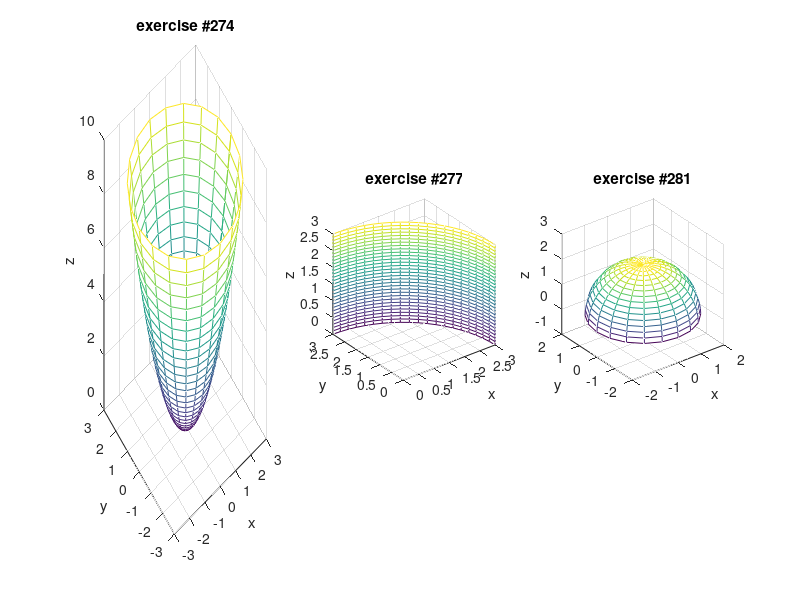

Reproduce this figure in MATLAB.
% SURFACES  Plot parameterized surfaces for
% exercises #274, #277, #281 in section 6.6.

figure('position',[100 200 1000 400])  % wide enough

subplot(1,3,1)
[u,v] = meshgrid(0:.1:3,0:pi/10:2*pi);
mesh(u.*cos(v),u.*sin(v),u.^2)
xlabel x,  ylabel y,  zlabel z
title('exercise #274')

subplot(1,3,2)
[u,v] = meshgrid(0:.1:3,0:pi/40:pi/2);
mesh(3*cos(v),3*sin(v),u)
xlabel x,  ylabel y,  zlabel z,  axis equal
title('exercise #277')

subplot(1,3,3)
[theta,phi] = meshgrid(0:pi/10:2*pi,0:pi/30:pi/2);
mesh(2*sin(phi).*cos(theta),2*sin(phi).*sin(theta),2*cos(phi))
xlabel x,  ylabel y,  zlabel z,  axis equal
title('exercise #281')
